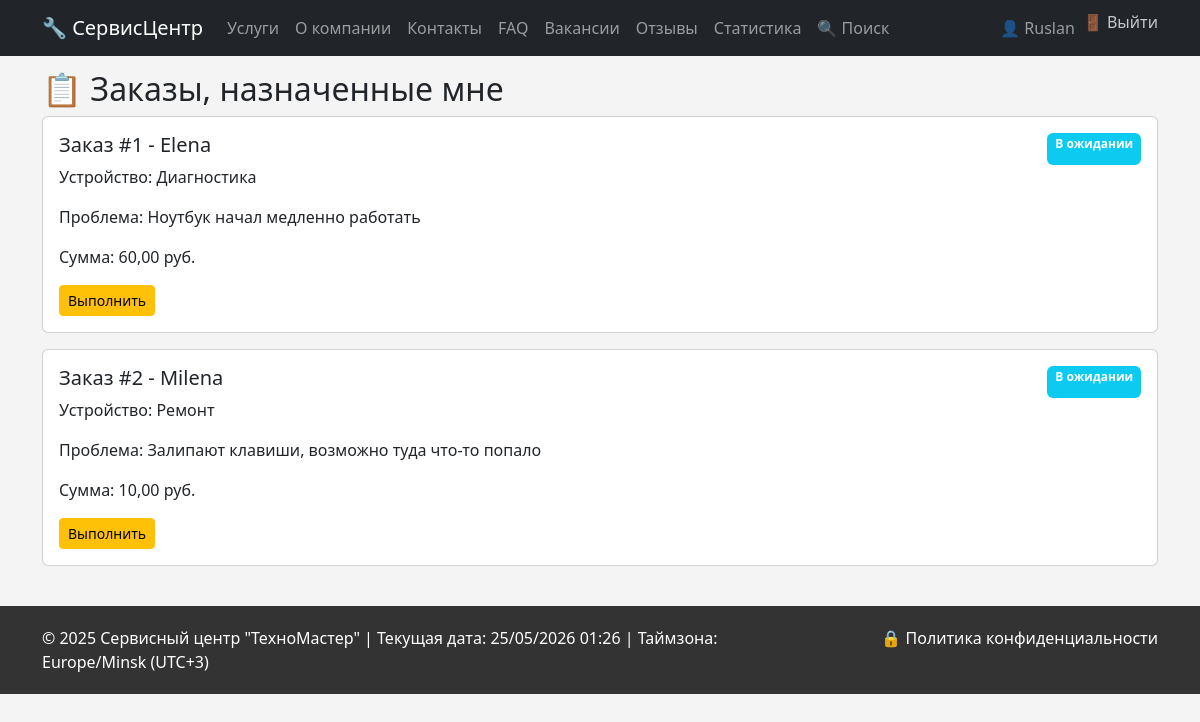
/cabinet/ (signed in), run on the app's committed database.
### core/models.py (models this page shows, shortened)
class Order(models.Model):
    STATUS_CHOICES = [
        ('pending', 'В ожидании'),
        ('in_progress', 'В работе'),
        ('completed', 'Выполнен'),
        ('cancelled', 'Отменен'),
    ]
    client = models.ForeignKey(Client, on_delete=models.CASCADE, related_name='orders')
    master = models.ForeignKey(EmployeeProfile, on_delete=models.SET_NULL, null=True, related_name='orders')
    device = models.ForeignKey(DeviceType, on_delete=models.SET_NULL, null=True)
    services = models.ManyToManyField(Service, through='OrderService', related_name='orders')
    spare_parts = models.ManyToManyField(SparePart, through='OrderSparePart', blank=True)
    order_date = models.DateTimeField(auto_now_add=True)
    completion_date = models.DateField(null=True, blank=True)
    status = models.CharField(max_length=20, choices=STATUS_CHOICES, default='pending')
    client_problem = models.TextField(verbose_name="Описание проблемы")
    def total_cost(self):
        services_cost = sum(item.service.price * item.quantity for item in self.orderservice_set.all())
        parts_cost = sum(item.spare_part.price * item.quantity for item in self.ordersparepart_set.all())
        return services_cost + parts_cost

class Client(models.Model):
    user = models.OneToOneField(User, on_delete=models.CASCADE, related_name='client_profile', null=True, blank=True)
    full_name = models.CharField(max_length=150)
    phone = models.CharField(max_length=20, validators=[phone_regex])
    address = models.TextField()
    passport_data = models.CharField(max_length=100, blank=True, verbose_name="Паспортные данные")
    birth_date = models.DateField(verbose_name="Дата рождения")  # Обязательное поле!

class DeviceType(models.Model):
    name = models.CharField(max_length=100)
    brand = models.CharField(max_length=50, blank=True)
    def __str__(self):
        return f"{self.brand} {self.name}".strip()

class OrderService(models.Model):
    order = models.ForeignKey(Order, on_delete=models.CASCADE)
    service = models.ForeignKey(Service, on_delete=models.CASCADE)
    quantity = models.PositiveIntegerField(default=1)

class Service(models.Model):
    name = models.CharField(max_length=200)
    service_type = models.ForeignKey(ServiceType, on_delete=models.CASCADE, related_name='services')
    price = models.DecimalField(max_digits=10, decimal_places=2, validators=[MinValueValidator(0)])
    unit = models.CharField(max_length=20, default="шт.", help_text="шт., час, услуга")
    image = models.ImageField(upload_to='services/', blank=True, null=True)

### core/views.py (the view)
# urls.py: path('cabinet/', views.cabinet, name='cabinet'),
@login_required
def cabinet(request):
    if hasattr(request.user, 'client_profile') and request.user.client_profile:
        orders = request.user.client_profile.orders.all()
        return render(request, 'core/client_cabinet.html', {'orders': orders})
    elif hasattr(request.user, 'employee_profile') and request.user.employee_profile:
        orders = request.user.employee_profile.orders.all()
        return render(request, 'core/master_cabinet.html', {'orders': orders})
    else:
        return render(request, 'core/cabinet.html')

### templates/core/master_cabinet.html (shortened to what this page needs)
{% extends 'core/base.html' %}
{% block content %}
<h2>📋 Заказы, назначенные мне</h2>
{% for order in orders %}
<div class="card mb-3">
    <div class="card-body">
        <div class="d-flex justify-content-between">
            <h5>Заказ #{{ order.id }} - {{ order.client.full_name }}</h5>
            <span class="badge bg-info">{{ order.get_status_display }}</span>
        </div>
        <p>Устройство: {{ order.device|default:"Не указано" }}</p>
        <p>Проблема: {{ order.client_problem|truncatechars:80 }}</p>
        <p>Сумма: {{ order.total_cost|floatformat:2 }} руб.</p>
        <a href="{% url 'order_detail' order.id %}" class="btn btn-sm btn-warning">Выполнить</a>
    </div>
</div>
{% empty %}
<p>Нет назначенных заказов</p>
{% endfor %}
{% endblock %}

### templates/core/base.html (shortened to what this page needs)
<!DOCTYPE html>
<html lang="ru">
<head>
    <link href="https://cdn.jsdelivr.net/npm/bootstrap@5.3.0/dist/css/bootstrap.min.css" rel="stylesheet">
</head>
<body>
    <nav class="navbar navbar-expand-lg navbar-dark bg-dark fixed-top">
        <div class="container">
            <a class="navbar-brand" href="{% url 'home' %}">🔧 СервисЦентр</a>
            <div class="collapse navbar-collapse" id="navbarNav">
                <ul class="navbar-nav me-auto">
                    <li class="nav-item"><a class="nav-link" href="{% url 'service_list' %}">Услуги</a></li>
                    <li class="nav-item"><a class="nav-link" href="{% url 'about' %}">О компании</a></li>
                    <li class="nav-item"><a class="nav-link" href="{% url 'contacts' %}">Контакты</a></li>
                    <li class="nav-item"><a class="nav-link" href="{% url 'faq' %}">FAQ</a></li>
                    <li class="nav-item"><a class="nav-link" href="{% url 'vacancies' %}">Вакансии</a></li>
                    <li class="nav-item"><a class="nav-link" href="{% url 'reviews' %}">Отзывы</a></li>
                    <li class="nav-item"><a class="nav-link" href="{% url 'statistics' %}">Статистика</a></li>
                    <li class="nav-item"><a class="nav-link" href="{% url 'search_orders' %}">🔍 Поиск</a></li>
                </ul>
                <ul class="navbar-nav">
                    {% if user.is_authenticated %}
                        <li class="nav-item"><a class="nav-link" href="{% url 'cabinet' %}">👤 {{ user.username }}</a></li>
                        <li class="nav-item">
                            <form action="{% url 'logout' %}" method="post" style="display: inline;">
                                <button type="submit" class="btn btn-link nav-link" style="display: inline; background: none; border: none; padding: 0; margin: 0; color: rgba(255,255,255,.75); text-decoration: none;">🚪 Выйти</button>
                            </form>
                        </li>
                    {% else %}
                        <li class="nav-item"><a class="nav-link" href="{% url 'login' %}">🔑 Войти</a></li>
                        <li class="nav-item"><a class="nav-link" href="{% url 'register' %}">📝 Регистрация</a></li>
                    {% endif %}
                </ul>
            </div>
        </div>
    </nav>
    <div class="container">
        {% block content %}
        {% endblock %}
    </div>
    <div class="footer">
        <div class="container">
            <div class="row">
                <div class="col-md-8 text-start">
                    © 2025 Сервисный центр "ТехноМастер" |
                    Текущая дата: {% now "d/m/Y H:i" %} |
                    Таймзона: Europe/Minsk (UTC+3)
                </div>
                <div class="col-md-4 text-end">
                    <a href="{% url 'privacy_policy' %}" class="text-white text-decoration-none">🔒 Политика конфиденциальности</a>
                </div>
            </div>
        </div>
    </div>
</body>
</html>

### templates/core/base.html (style rules this page uses)
body { background: #f4f4f4; padding-top: 70px; }
.footer { margin-top: 40px; padding: 20px; background: #333; color: white; text-align: center; }
.card { margin-bottom: 20px; }

### data on the page
Order: id "1", client.full_name "Elena", status "В ожидании", device "Диагностика", client_problem "Ноутбук начал медленно работать", total_cost "60,00"
Order: id "2", client.full_name "Milena", status "В ожидании", device "Ремонт", client_problem "Залипают клавиши, возможно туда что-то попало", total_cost "10,00"

### other printed values
{{ user.username }} "Ruslan"
